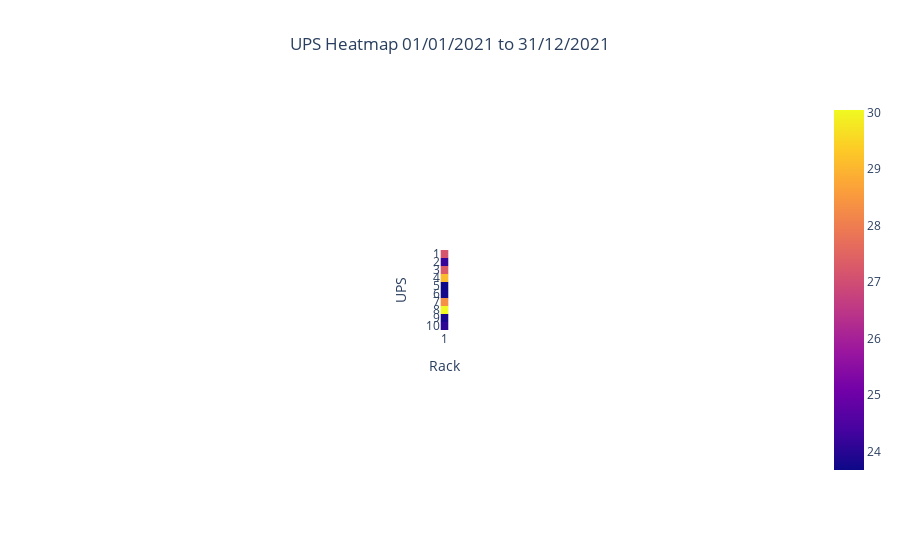

The notebook cell this image was saved under:
### Code cell
fig2 = px.imshow(siteCoordDf, labels = dict(x="Rack",y="UPS"),title="UPS Heatmap " + startDateString + " to " + endDateString)
fig2.update_layout(
    xaxis = dict(
        tickmode = 'linear',
        tick0 = 1,
        dtick = 1
    ),
        yaxis = dict(
        tickmode = 'linear',
        tick0 = 1,
        dtick = 1
    )
)
fig2.update_layout(title_x=0.5)
fig2.update_coloraxes(colorbar_len=1)
fig2.show()

fig2.update_layout(title_x=0.5)
fileName = "Exports/site_"+siteDict['sn']+"_"+fileDateString+"_raw.html"
fig2.write_html(fileName,include_plotlyjs=False)

### Figure 1 — Plotly figure (JSON) as saved in the notebook; plotly's stock layout.template omitted (floating-point values rounded to 4 significant figures)
{"data": [{"coloraxis": "coloraxis", "hovertemplate": "Rack: %{x}<br>UPS: %{y}<br>color: %{z}<extra></extra>", "name": "0", "type": "heatmap", "x": [1], "xaxis": "x", "y": [1, 2, 3, 4, 5, 6, 7, 8, 9, 10], "yaxis": "y", "z": [[27.15], [24.18], [27.33], [29.09], [23.67], [23.78], [28.37], [30.04], [23.8], [24.06]]}], "layout": {"coloraxis": {"colorbar": {"len": 1}, "colorscale": [[0, "#0d0887"], [0.1111, "#46039f"], [0.2222, "#7201a8"], [0.3333, "#9c179e"], [0.4444, "#bd3786"], [0.5556, "#d8576b"], [0.6667, "#ed7953"], [0.7778, "#fb9f3a"], [0.8889, "#fdca26"], [1, "#f0f921"]]}, "title": {"text": "UPS Heatmap 01/01/2021 to 31/12/2021", "x": 0.5}, "xaxis": {"anchor": "y", "autorange": true, "constrain": "domain", "domain": [0.4945, 0.5055], "dtick": 1, "range": [0.5, 1.5], "scaleanchor": "y", "tick0": 1, "tickmode": "linear", "title": {"text": "Rack"}, "type": "linear"}, "yaxis": {"anchor": "x", "autorange": true, "constrain": "domain", "domain": [0, 1], "dtick": 1, "range": [10.5, 0.5], "tick0": 1, "tickmode": "linear", "title": {"text": "UPS"}, "type": "linear"}}}
